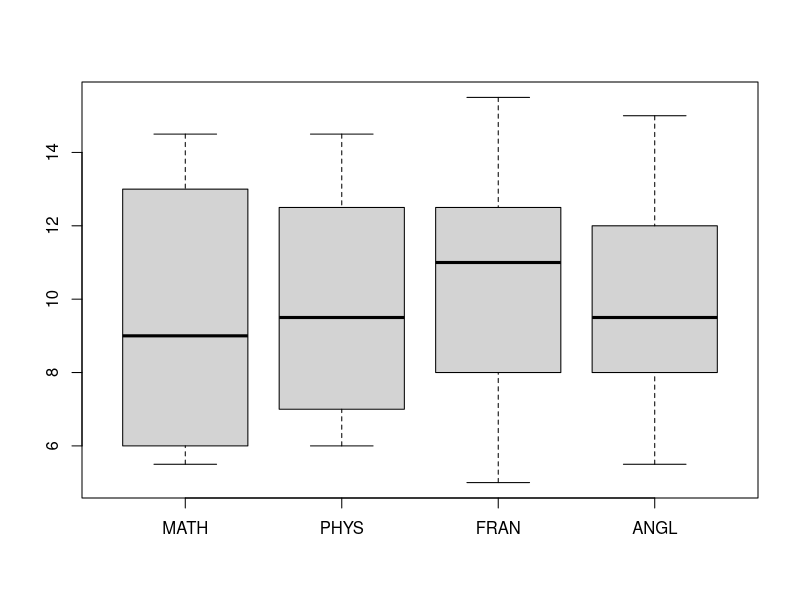
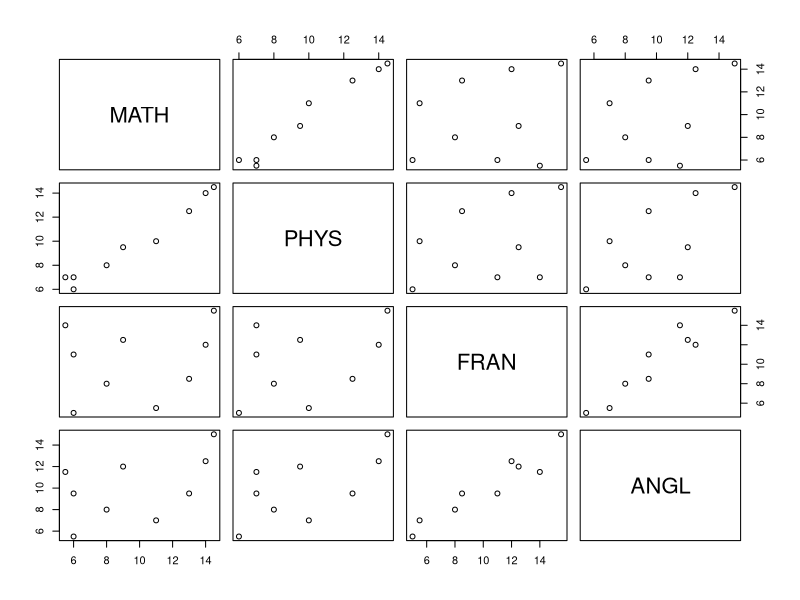
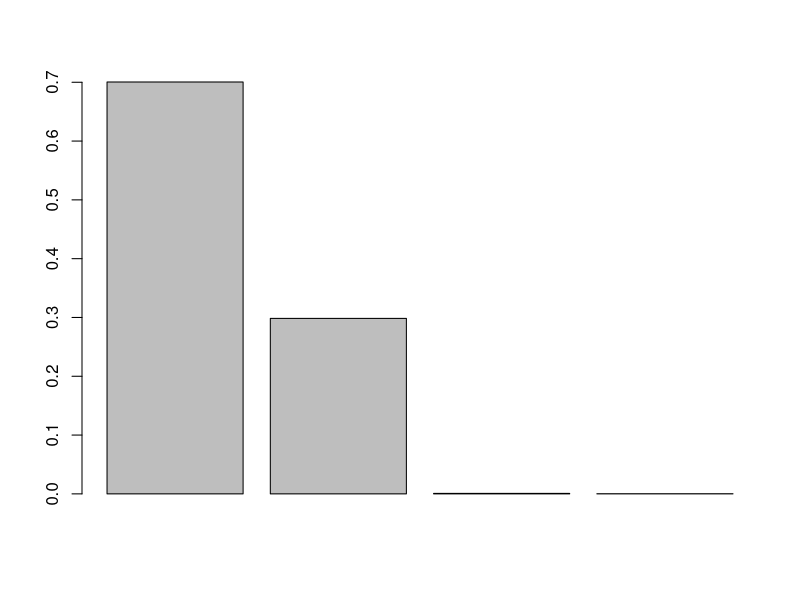
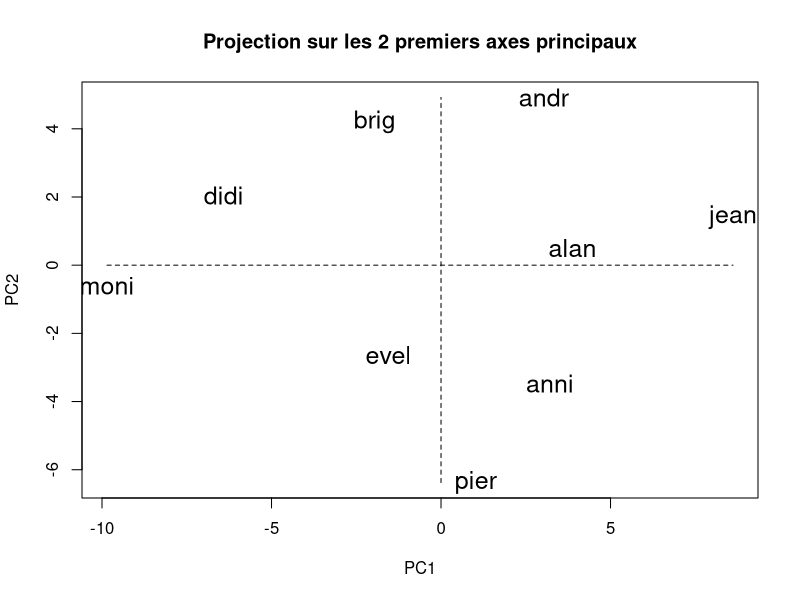
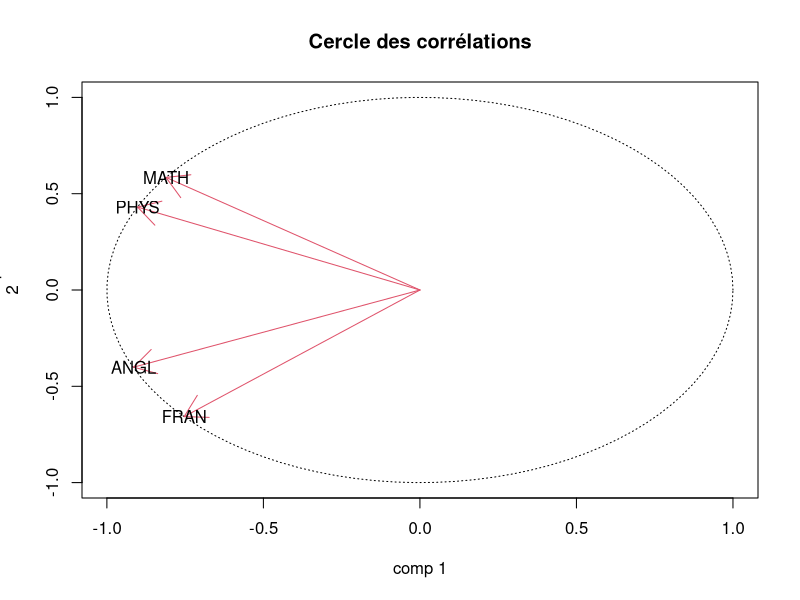
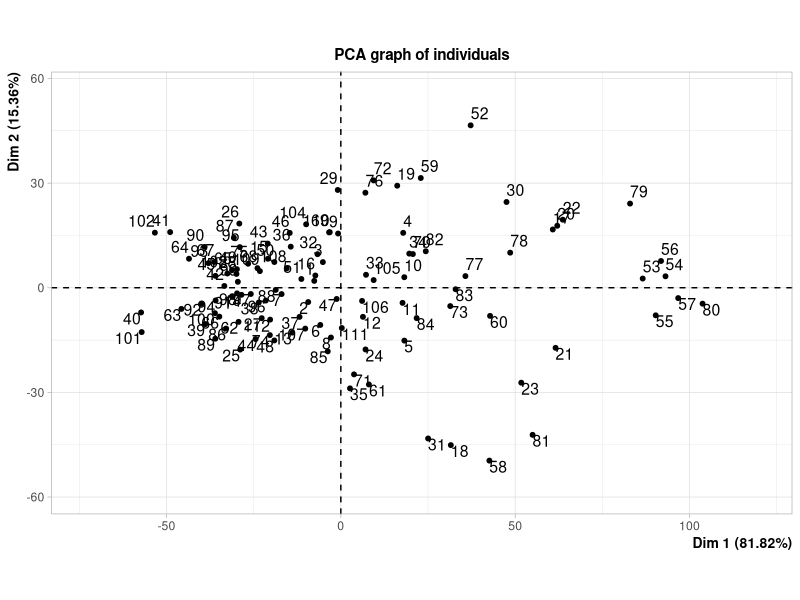
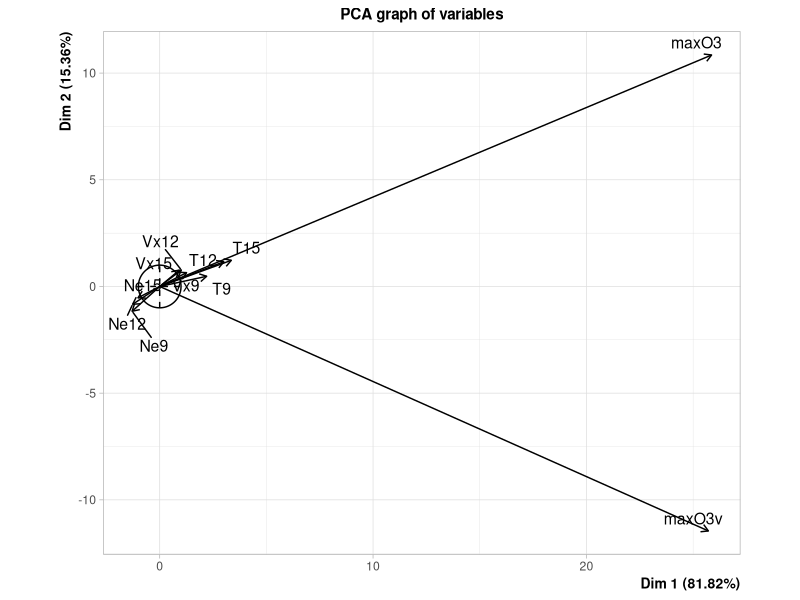

Here is the R script that generated these plots, in order:
## ---- chunk 1
knitr::opts_chunk$set(echo = TRUE)
## ---- chunk 2
library(FactoMineR)
data = read.table("notes_ACP.txt")
summary(data)
boxplot(data)
## ---- chunk 3
pairs(data)
## ---- chunk 4
cov(data)
cor(data)
## ---- chunk 5
colMeans(data)
diag(var(data))
## ---- chunk 6
apply(data,2,mean)
apply(data,2,var)
## ---- chunk 7
X = scale(data,center=TRUE,scale=FALSE)
## ---- chunk 8
lambda = eigen(cov(data))
## ---- chunk 9
tra = sum(diag(cov(data)))
## ---- chunk 10
It = sum(lambda$values)
## ---- chunk 11
lambda$values/It
## ---- chunk 12
barplot(lambda$values/It)
## ---- chunk 13
C = X %*% lambda$vectors[,1:2]

## ---- chunk 14
#############
# Question 6b :Représentation des individus
#############

# C : composantes principales
# Représentation des individus dans le premier plan principale
plot(C[,1:2],type="n",xlab='PC1',ylab='PC2')
text(C[,1:2],labels=row.names(data),cex=1.5)
title(main="Projection sur les 2 premiers axes principaux")
lines(c(min(C[,1]),max(C[,1])),c(0,0),lty=2)
lines(c(0,0),c(min(C[,2]),max(C[,2])),lty=2)
## ---- chunk 15
norm = function(x) {return(sum(x^2))}
apply(X,1,norm)
## ---- chunk 16
cos2= cbind(C[,1]^2/apply(X,1,norm),C[,2]^2/apply(X,1,norm))
colnames(cos2) = paste("comp",1:2)
cos2
## ---- chunk 17
contr1 = C[,1]^2/(lambda$values[1]*dim(X)[1])
contr2= C[,2]^2/(lambda$values[2]*dim(X)[1])
contr = contr1 + contr2
## ---- chunk 18

#############
# Question 9 :Représentation des variables
#############
cercle_correlation=cor(X,C)

a=seq(0,2*pi,length=100)
plot(cos(a), sin(a), type='l',lty=3,xlab='comp 1', ylab='comp
2',main="Cercle des corrélations" )
arrows(0,0,cercle_correlation[,1],cercle_correlation[,2],col=2)
text(cercle_correlation[,1],cercle_correlation[,2],labels=colnames(data))

## ---- chunk 19
data = read.csv2("ozone.csv")
data = data[,c(-1,-13,-14)]
pca <- PCA(data,scale.unit = FALSE)
## ---- chunk 20
pca$ind$cos2
